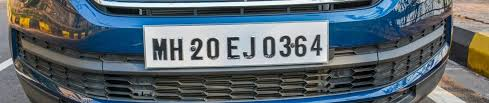
#> input picture sam.jpg, 489 x 103 px
$ python -i plate_rotation.py   (imports and definitions only)
#> lines starting #> are read from the running program, lines starting #| are printed output that depends on the picture
#> further down, picture is the input picture: shape (103, 489, 3); mean B, G, R 110.9, 104, 92.4
"""Multi-directional license plate alignment utilities for better OCR."""

import cv2
import numpy as np


def rotate_bound(image: np.ndarray, angle: float) -> np.ndarray:
    """Rotate image without cropping, keeping full content."""
    if image is None or image.size == 0:
        return image
    (h, w) = image.shape[:2]
    center = (w // 2, h // 2)
    matrix = cv2.getRotationMatrix2D(center, angle, 1.0)
    cos = np.abs(matrix[0, 0])
    sin = np.abs(matrix[0, 1])
    n_w = int((h * sin) + (w * cos))
    n_h = int((h * cos) + (w * sin))
    matrix[0, 2] += (n_w / 2) - center[0]
    matrix[1, 2] += (n_h / 2) - center[1]
    return cv2.warpAffine(image, matrix, (n_w, n_h), borderValue=(0, 0, 0))


def deskew_by_minarearect(plate_img: np.ndarray) -> np.ndarray:
    """Attempt deskew using minAreaRect on edge-detected plate."""
    if plate_img is None or plate_img.size == 0:
        return plate_img
    try:
        gray = (
            cv2.cvtColor(plate_img, cv2.COLOR_BGR2GRAY) if len(plate_img.shape) == 3 else plate_img
        )
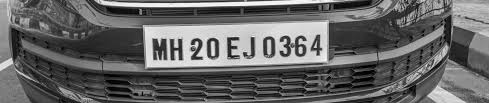
#> gray: shape (103, 489); min 0, max 253, mean 101.3
        blur = cv2.GaussianBlur(gray, (3, 3), 0)
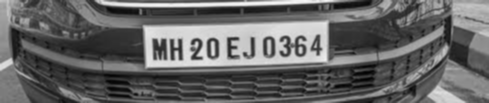
#> blur: shape (103, 489); min 1, max 247, mean 101.4
        edges = cv2.Canny(blur, 50, 150)
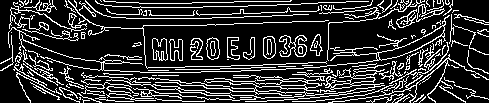
#> edges: shape (103, 489); 20.2% white in thin lines or dots
        coords = np.column_stack(np.where(edges > 0))
#> coords = 10165 pairs, first value 0 to 102, second value 0 to 488
        if len(coords) < 50:
            return plate_img
        rect = cv2.minAreaRect(coords)
#> rect = ((51, 244), (488, 102), -90)
        angle = rect[-1]
#> angle = -90
        if angle < -45:
            angle = -(90 + angle)
#> angle = 0
        else:
            angle = -angle
        if abs(angle) > 15:
            return plate_img
        return rotate_bound(plate_img, angle)
#> in rotate_bound, `matrix = cv2.getRotationMatrix2D(center, angle, 1.0)`: matrix = [[1, 0, 0], [0, 1, 0]]
#> in rotate_bound, `cos = np.abs(matrix[0, 0])`: cos = 1
#> in rotate_bound, `sin = np.abs(matrix[0, 1])`: sin = 0
#> in rotate_bound, `n_w = int((h * sin) + (w * cos))`: n_w = 489
#> in rotate_bound, `n_h = int((h * cos) + (w * sin))`: n_h = 103
#> in rotate_bound, `return cv2.warpAffine(image, matrix, (n_w, n_h), borderValue=(0, 0, 0))`:
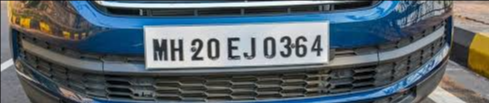
#> returned value: shape (103, 489, 3); mean of channels 0, 1, 2 110.3, 103.5, 92; drawn as B, G, R
    except Exception:
        return plate_img


# [53 lines left out: functions get_rotated_variants, score_ocr_text, not called in this run]

>>> import cv2
>>> picture = cv2.imread('../sam.jpg')
>>> result = deskew_by_minarearect(picture)
